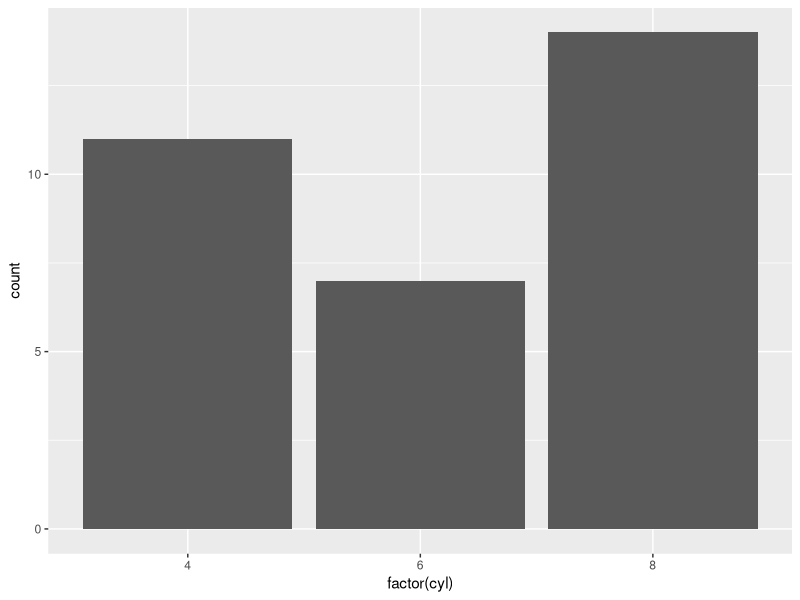
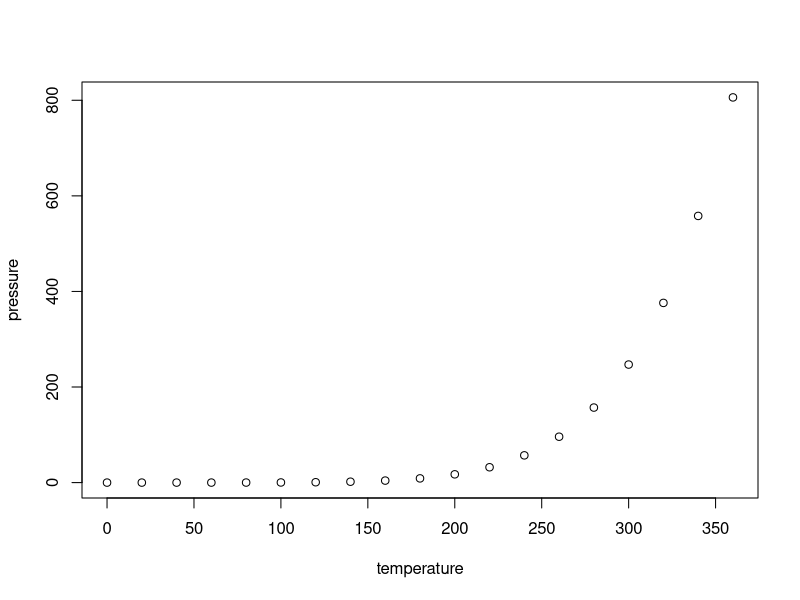

Reproduce these figures in R, in order.
## ---- chunk 1
knitr::opts_chunk$set(echo = TRUE)
## ---- chunk 2
#install.packages("tidyverse")
library("tidyverse")
## ---- chunk 3
ggplot(mtcars, aes(x = factor(cyl))) +
    geom_bar()
## ---- chunk 4
summary(cars)
## ---- chunk 5
plot(pressure)
